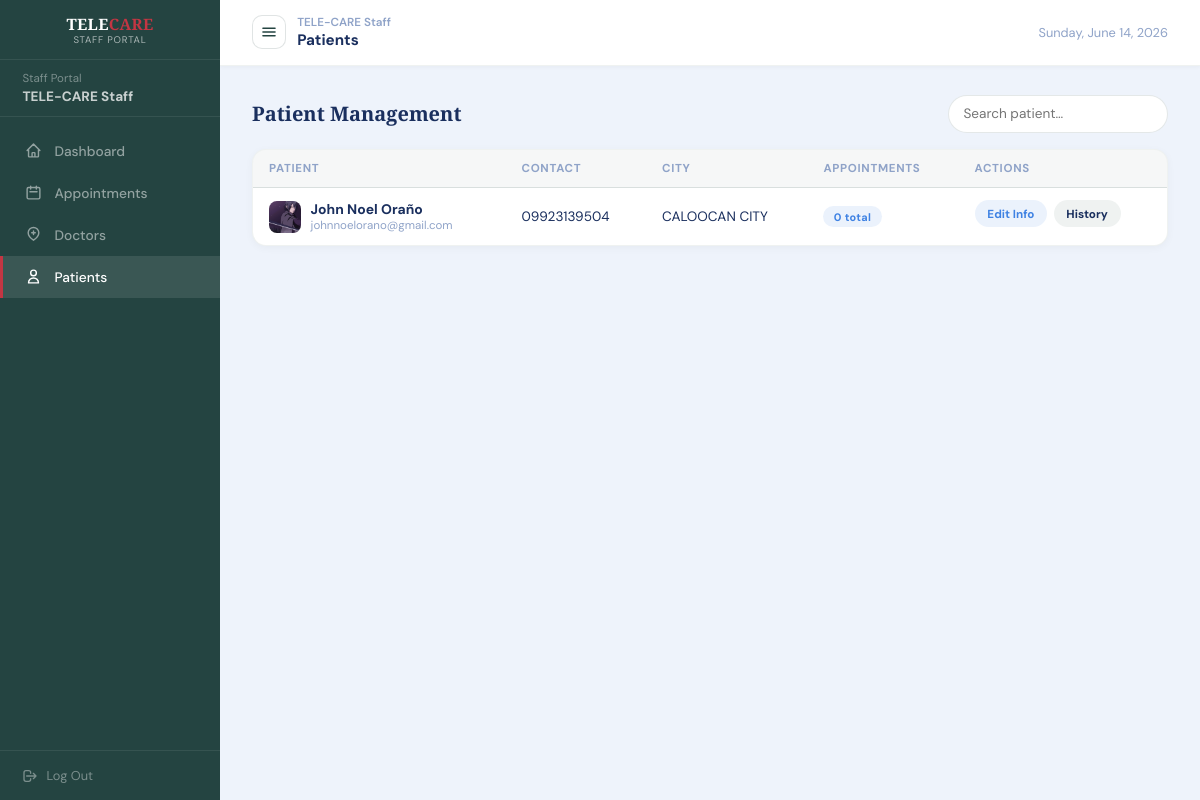
Screenshot of /staff/patients.php (signed in) with the database file from the repository.
### tables this page shows
CREATE TABLE `patients` (
  `id` int NOT NULL AUTO_INCREMENT,
  `full_name` varchar(150) NOT NULL,
  `date_of_birth` date NOT NULL,
  `gender` enum('Male','Female','Prefer not to say') NOT NULL,
  `email` varchar(150) NOT NULL,
  `phone_number` varchar(20) NOT NULL,
  `profile_photo` varchar(255) DEFAULT NULL,
  `emergency_name` varchar(150) DEFAULT NULL,
  `emergency_relationship` varchar(80) DEFAULT NULL,
  `emergency_number` varchar(20) DEFAULT NULL,
  `password` varchar(255) NOT NULL,
  `security_question` varchar(255) DEFAULT NULL,
  `security_answer` varchar(255) DEFAULT NULL,
  `home_address` varchar(255) DEFAULT NULL,
  `city` varchar(100) DEFAULT NULL,
  `country_region` varchar(100) DEFAULT NULL,
  `insurance_provider` varchar(150) DEFAULT NULL,
  `insurance_policy_no` varchar(100) DEFAULT NULL,
  `preferred_language` varchar(80) DEFAULT 'English',
  `created_at` timestamp NULL DEFAULT CURRENT_TIMESTAMP,
  `updated_at` timestamp NULL DEFAULT CURRENT_TIMESTAMP ON UPDATE CURRENT_TIMESTAMP,
  PRIMARY KEY (`id`),
  UNIQUE KEY `email` (`email`)
);

### staff/patients.php (the view, shortened to what this page needs)
<?php
require_once 'includes/auth.php';
$all_patients = $conn->query("
    SELECT p.*,
       (SELECT COUNT(*) FROM appointments WHERE patient_id = p.id) AS appt_count
    FROM patients p
    ORDER BY p.full_name ASC
");
require_once 'includes/header.php';
?>
<div class="sec-head">
  <h2>Patient Management</h2>
  <input class="search-bar" placeholder="Search patient…" oninput="filterTable('patients-tbody', this.value)"/>
</div>
<div class="tbl-wrap">
  <table>
    <thead>
      <tr>
        <th>Patient</th>
        <th>Contact</th>
        <th>City</th>
        <th>Appointments</th>
        <th>Actions</th>
      </tr>
    </thead>
    <tbody id="patients-tbody">
    <?php
    if ($all_patients && $all_patients->num_rows > 0):
      while ($p = $all_patients->fetch_assoc()):
    ?>
    <tr data-search="<?= strtolower($p['full_name'] . ' ' . ($p['city'] ?? '')) ?>">
      <td>
        <div style="display:flex;align-items:center;gap:.6rem">
          <?php if (!empty($p['profile_photo'])): ?>
          <img src="../<?= htmlspecialchars($p['profile_photo']) ?>"
               style="width:32px;height:32px;border-radius:8px;object-fit:cover"/>
          <?php else: ?>
          <div style="width:32px;height:32px;border-radius:8px;background:var(--blue);color:#fff;display:flex;align-items:center;justify-content:center;font-weight:700;font-size:.8rem">
            <?= strtoupper(substr($p['full_name'], 0, 2)) ?>
          </div>
          <?php endif ?>
          <div>
            <div style="font-weight:700;font-size:.87rem"><?= htmlspecialchars($p['full_name']) ?></div>
            <div style="font-size:.72rem;color:var(--muted)"><?= htmlspecialchars($p['email']) ?></div>
          </div>
        </div>
      </td>
      <td><?= htmlspecialchars($p['phone_number'] ?? '—') ?></td>
      <td><?= htmlspecialchars($p['city'] ?? '—') ?></td>
      <td><span class="badge bg-blue"><?= $p['appt_count'] ?> total</span></td>
      <td style="display:flex;gap:.4rem">
        <button class="btn-sm"
                style="background:rgba(63,130,227,.1);color:var(--blue)"
                onclick="openEditPatient(<?= htmlspecialchars(json_encode($p)) ?>)">
          Edit Info
        </button>
        <button class="btn-sm"
                style="background:rgba(36,68,65,.07);color:var(--text)"
                onclick="openHistory(<?= $p['id'] ?>, '<?= htmlspecialchars(addslashes($p['full_name'])) ?>')">
          History
        </button>
      </td>
    </tr>
    <?php endwhile; else: ?>
    <tr><td colspan="5" class="empty-row">No patients found.</td></tr>
    <?php endif ?>
    </tbody>
  </table>
</div>
<?php require_once 'includes/footer.php'; ?>

### staff/includes/header.php (style rules this page uses)
:root { --red:#C33643;--green:#244441;--blue:#3F82E3;--bg:#EEF3FB;--white:#fff;--muted:#8fa3c8;--text:#1a2f5e }
* { box-sizing:border-box;margin:0;padding:0 }
body { font-family:'DM Sans',sans-serif;background:var(--bg);color:var(--text);display:flex;min-height:100vh }
h1,h2,h3 { font-family:'Playfair Display',serif }
.tbl-wrap { background:#fff;border-radius:14px;overflow:hidden;border:1px solid rgba(36,68,65,.07);box-shadow:0 2px 8px rgba(0,0,0,.04) }
table { width:100%;border-collapse:collapse }
th { background:rgba(36,68,65,.04);padding:.7rem 1rem;text-align:left;font-size:.72rem;font-weight:700;letter-spacing:.06em;text-transform:uppercase;color:var(--muted);border-bottom:1px solid rgba(36,68,65,.07) }
td { padding:.75rem 1rem;font-size:.85rem;border-bottom:1px solid rgba(36,68,65,.05);vertical-align:middle }
tr:last-child td { border-bottom:none }
.badge { display:inline-block;padding:.2rem .65rem;border-radius:50px;font-size:.68rem;font-weight:700;letter-spacing:.03em }
.bg-blue { background:rgba(63,130,227,.1);color:var(--blue) }
.btn-sm { padding:.35rem .8rem;border-radius:50px;font-size:.73rem;font-weight:700;border:none;cursor:pointer;font-family:'DM Sans',sans-serif;transition:all .2s }
.sec-head { display:flex;align-items:center;justify-content:space-between;margin-bottom:1rem }
.sec-head h2 { font-size:1.25rem }
.search-bar { padding:.6rem .9rem;border:1.5px solid rgba(36,68,65,.12);border-radius:50px;font-family:'DM Sans',sans-serif;font-size:.85rem;color:var(--text);outline:none;width:220px;transition:border-color .2s }

### rows the page displays
patients: profile_photo (picture), full_name "John Noel Oraño", email "johnnoelorano@gmail.com", phone_number "09923139504", city "CALOOCAN CITY", appt_count "0"

### other values shown
$staff_name "TELE-CARE Staff"
$label "Dashboard"
$label "Appointments"
$label "Doctors"
$label "Patients"
$active_page "Patients"
